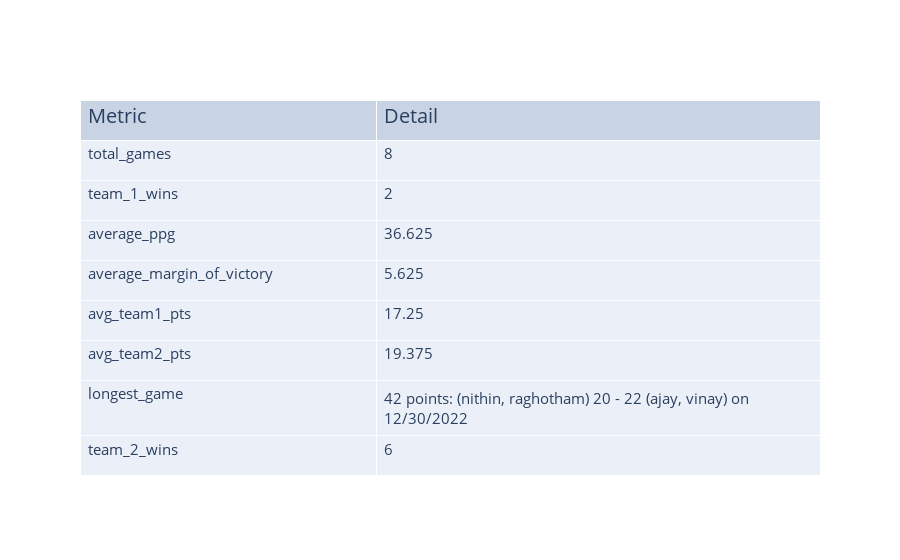

Write notebook code for a chart like this one.
### Code cell
table = go.Table(
    columnwidth=[2, 3],
    header=dict(values=["Metric", "Detail"], align="left", height=40, font=dict(size=20)),
    cells=dict(
        values=[list(head_2_head_stats.keys()), list(head_2_head_stats.values())],
        align="left",
        height=40,
        font=dict(size=15)
    )
)
fig = go.Figure(table)
fig

### Figure 1 — Plotly figure (JSON) as saved in the notebook; plotly's stock layout.template omitted (floating-point values rounded to 4 significant figures)
{"data": [{"cells": {"align": "left", "font": {"size": 15}, "height": 40, "values": [["total_games", "team_1_wins", "average_ppg", "average_margin_of_victory", "avg_team1_pts", "avg_team2_pts", "longest_game", "team_2_wins"], [8, 2, 36.62, 5.625, 17.25, 19.38, "42 points: (nithin, raghotham) 20 - 22 (ajay, vinay) on 12/30/2022", 6]]}, "columnwidth": [2, 3], "header": {"align": "left", "font": {"size": 20}, "height": 40, "values": ["Metric", "Detail"]}, "type": "table"}], "layout": {}}
